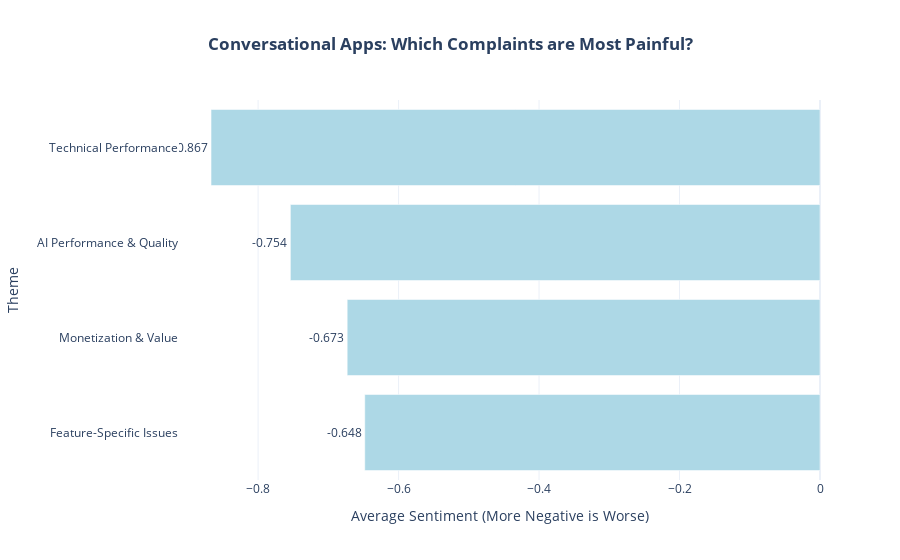

Write notebook code for a chart like this one.
### Code cell
# --- Visualization: Emotional Impact for Conversational Apps ---

# Get the sentiment data for conversational apps (this code is from the setup of the previous chart)
conv_sent = (
    df_conv[
        ~df_conv["theme"].isin(["Outliers / Generic", "Other/Misc.", "Uncategorized"])
    ]
    .groupby("theme")["sentiment_score"]
    .mean()
    .sort_values(ascending=False)
    .reset_index()
)
conv_sent.columns = ["Theme", "Average Sentiment Score"]


# Create a clean, compelling bar chart
fig_conv_sentiment = px.bar(
    conv_sent,
    x="Average Sentiment Score",
    y="Theme",
    orientation="h",
    title="<b>Conversational Apps: Which Complaints are Most Painful?</b>",
    labels={"Average Sentiment Score": "Average Sentiment (More Negative is Worse)"},
    text=conv_sent["Average Sentiment Score"].apply(
        lambda x: f"{x:.3f}"
    ),  # Format text on bars
    template="plotly_white",
)

fig_conv_sentiment.update_traces(
    marker_color="#ADD8E6",  # A consistent light blue
    textposition="outside",
)
fig_conv_sentiment.update_layout(title_x=0.5, font=dict(size=12))
fig_conv_sentiment.show()

### Figure 1 — Plotly figure (JSON) as saved in the notebook; plotly's stock layout.template omitted (floating-point values rounded to 4 significant figures)
{"data": [{"hovertemplate": "Average Sentiment (More Negative is Worse)=%{x}<br>Theme=%{y}<br>text=%{text}<extra></extra>", "legendgroup": "", "marker": {"color": "#ADD8E6", "pattern": {"shape": ""}}, "name": "", "orientation": "h", "showlegend": false, "text": ["-0.648", "-0.673", "-0.754", "-0.867"], "textposition": "outside", "type": "bar", "x": [-0.6482, -0.6732, -0.754, -0.867], "xaxis": "x", "y": ["Feature-Specific Issues", "Monetization & Value", "AI Performance & Quality", "Technical Performance"], "yaxis": "y"}], "layout": {"barmode": "relative", "font": {"size": 12}, "legend": {"tracegroupgap": 0}, "title": {"text": "<b>Conversational Apps: Which Complaints are Most Painful?</b>", "x": 0.5}, "xaxis": {"anchor": "y", "domain": [0, 1], "title": {"text": "Average Sentiment (More Negative is Worse)"}}, "yaxis": {"anchor": "x", "domain": [0, 1], "title": {"text": "Theme"}}}}
